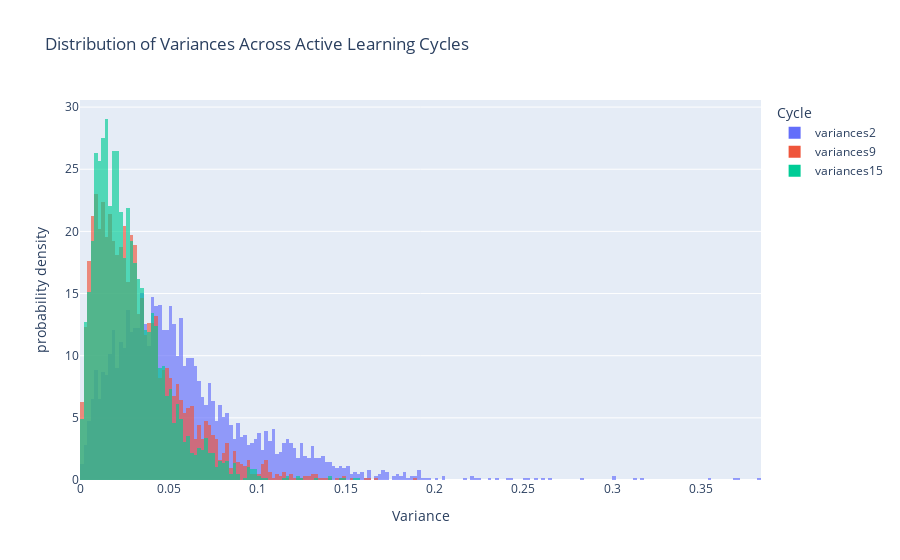

The code cell stored with this chart in its notebook:
### Code cell
columns_to_plot = ['variances2', 'variances9', 'variances15']

# "Melt" the selected columns into a long-format DataFrame
melted_df = final_df[columns_to_plot].melt(
    var_name='Cycle',      # New column for the original column names
    value_name='Variance'  # New column for the variance values
)

fig = px.histogram(
    data_frame=melted_df,
    x='Variance',                                  
    color='Cycle',                                 
    barmode='overlay',                             
    opacity=0.65,                                  
    histnorm='probability density',                
    title='Distribution of Variances Across Active Learning Cycles'
)

fig.show()

### Figure 1 — Plotly figure (JSON) as saved in the notebook; plotly's stock layout.template omitted (floating-point values rounded to 4 significant figures; data arrays with more than 128 entries replaced by an {"elided": "..."} marker saying what was removed)
{"data": [{"bingroup": "x", "histnorm": "probability density", "hovertemplate": "Cycle=variances2<br>Variance=%{x}<br>probability density=%{y}<extra></extra>", "legendgroup": "variances2", "marker": {"color": "#636efa", "opacity": 0.65, "pattern": {"shape": ""}}, "name": "variances2", "orientation": "v", "showlegend": true, "type": "histogram", "x": {"elided": "3152 float values"}, "xaxis": "x", "yaxis": "y"}, {"bingroup": "x", "histnorm": "probability density", "hovertemplate": "Cycle=variances9<br>Variance=%{x}<br>probability density=%{y}<extra></extra>", "legendgroup": "variances9", "marker": {"color": "#EF553B", "opacity": 0.65, "pattern": {"shape": ""}}, "name": "variances9", "orientation": "v", "showlegend": true, "type": "histogram", "x": {"elided": "3152 float values"}, "xaxis": "x", "yaxis": "y"}, {"bingroup": "x", "histnorm": "probability density", "hovertemplate": "Cycle=variances15<br>Variance=%{x}<br>probability density=%{y}<extra></extra>", "legendgroup": "variances15", "marker": {"color": "#00cc96", "opacity": 0.65, "pattern": {"shape": ""}}, "name": "variances15", "orientation": "v", "showlegend": true, "type": "histogram", "x": {"elided": "3152 float values"}, "xaxis": "x", "yaxis": "y"}], "layout": {"barmode": "overlay", "legend": {"title": {"text": "Cycle"}, "tracegroupgap": 0}, "title": {"text": "Distribution of Variances Across Active Learning Cycles"}, "xaxis": {"anchor": "y", "domain": [0, 1], "title": {"text": "Variance"}}, "yaxis": {"anchor": "x", "domain": [0, 1], "title": {"text": "probability density"}}}}
